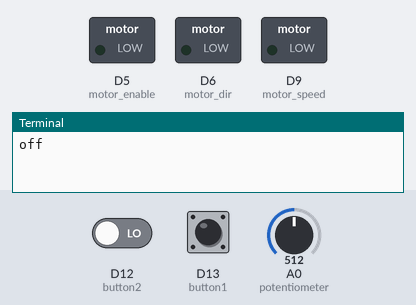
Bench run of a program on a simulated Arduino board driven over Firmata from a computer. Shown: switched loads named in the program (green lamp = pin HIGH), the last lines printed to the terminal. The inputs (shaded band) are chosen by the test bench; at power-on: D13 (button1) LOW, D12 (button2) LOW, A0 (potentiometer) = 512 (analog values on the 0–1023 scale).

Above: at 6.2 s.
6.3 s: D13 (button1) pulled HIGH for 2.3 s
At 8.4 s:
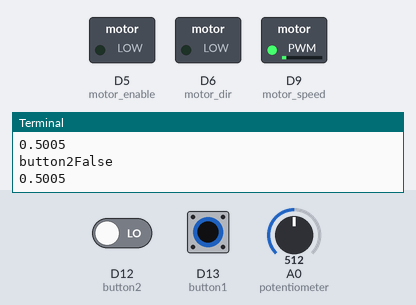
10.5 s: D12 (button2) driven HIGH and D13 (button1) driven HIGH
At 11.7 s:
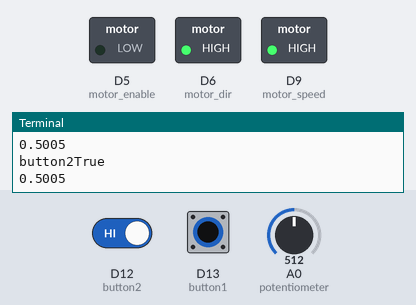
13.1 s: D13 (button1) driven LOW
At 16.0 s:
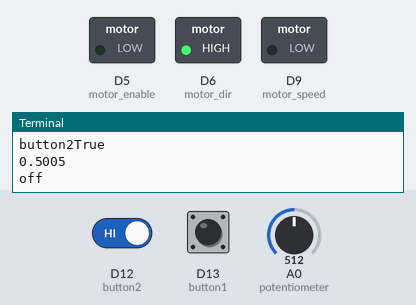
16.5 s: D13 (button1) driven HIGH
At 17.6 s:
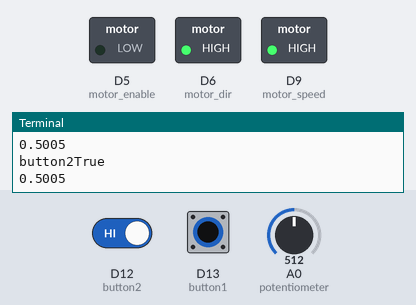
19.1 s: D12 (button2) driven LOW
At 22.1 s:
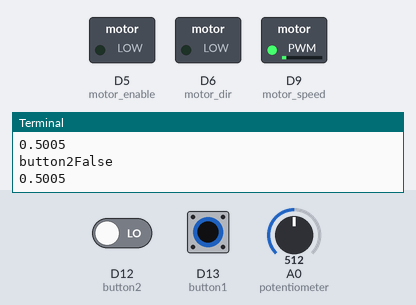
Timing chart, 0 to 23.5 s (numbered marks = the images above; inputs shaded):
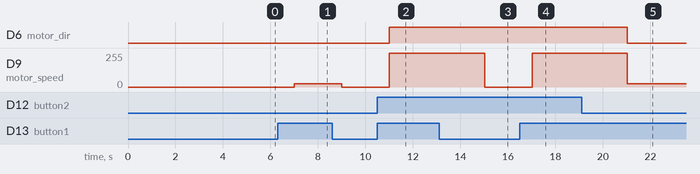

Measured:
- after the input at 6.3 s, D9 (motor_speed): 0/255 → 26/255 after 0.71 s, → 0/255 2.0 s later
- after the input at 10.5 s, D6 (motor_dir): LOW → HIGH after 0.51 s; D9 (motor_speed): 0/255 → 255/255 after 0.51 s
- after the input at 13.1 s, D9 (motor_speed): 255/255 → 0/255 after 1.9 s
- after the input at 16.5 s, D9 (motor_speed): 0/255 → 255/255 after 0.52 s
- after the input at 19.1 s, D6 (motor_dir): HIGH → LOW after 1.9 s; D9 (motor_speed): 255/255 → 26/255 after 1.9 s

The program:

arduinocontrol3.py
```python
from pyfirmata2 import Arduino, util
import time

# 연결된 아두이노 포트 설정
port = '/dev/ttyUSB0'
board = Arduino(port)

# 필요한 핀 설정
button1 = board.get_pin('d:13:i')  # 버튼 1 핀, 디지털 핀 13
button2 = board.get_pin('d:12:i')  # 버튼 2 핀, 디지털 핀 12
potentiometer = board.get_pin('a:0:i')  # 포텐쇼미터 핀, 아날로그 핀 0
motor_enable = board.get_pin('d:5:o')  # 모터 활성화 핀, 디지털 핀 5
motor_speed = board.get_pin('d:9:p')  # 모터 속도 제어 핀, PWM 가능한 디지털 핀 9
motor_dir=board.get_pin('d:6:o')
# 보드를 반복적으로 체크하기 위한 이터레이터 시작
it = util.Iterator(board)
it.start()

# 모든 핀의 초기 상태 설정
motor_enable.write(False)

try:
    while True:
        # 버튼 1 상태 읽기
        button1_state = button1.read()
        if button1_state is True:
            # 버튼 2 상태 읽기
            button2_state = button2.read()
            # 포텐쇼미터 값 읽기
            pot_value = potentiometer.read()
            print(pot_value)
            if pot_value is not None:
                # 포텐쇼미터 값 매핑 [0, 1] -> [0, 100]
                speed = pot_value
                if button2_state is True:
                    motor_enable.write(True)
                    # 버튼 2가 눌린 경우
                    print('button2True')
                    motor_dir.write(True)
                    print(speed)
                    motor_speed.write(1.0)
                    motor_enable.write(False)
                    #motor_speed.write(int((speed*255-128)))  # PWM 신호는 0~1 사이
                else:
                    # 버튼 2가 눌리지 않은 경우
                    motor_enable.write(True)
                    print('button2False')
                    motor_dir.write(False)
                    print(speed)
                    motor_speed.write(0.1)
                    motor_enable.write(False)
                    #motor_speed.write(int((speed*255-128)))  # 음수는 역방향을 의미할 수 있음
                # 모터 활성화
                #motor_enable.write(True)
        else:
            # 버튼 1이 눌리지 않은 경우, 모터 비활성화
            motor_enable.write(True)
            motor_speed.write(0)
            motor_enable.write(False)
            print('off')

        # 100ms 지연
        time.sleep(2)

except KeyboardInterrupt:
    # 프로그램 종료 전 정리 작업
    board.exit()
```
